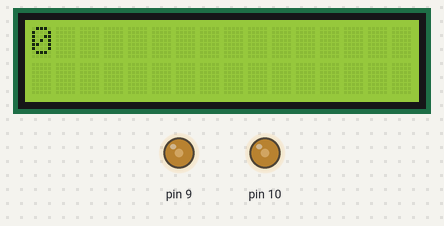
Simulated run of this sketch. Board: Arduino Uno, built with avr-gcc and run on an emulated ATmega328P. Shown: 16×2 character LCD, output pins drawn as LEDs (lit = HIGH).

Above: at 5.1 s.
At 10.1 s:
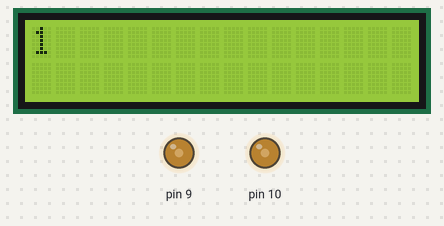
At 15.1 s:
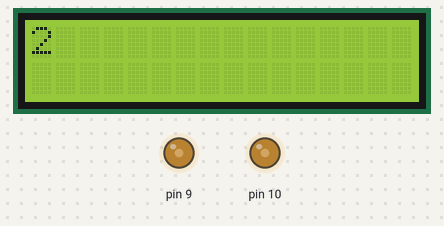
At 20.1 s:
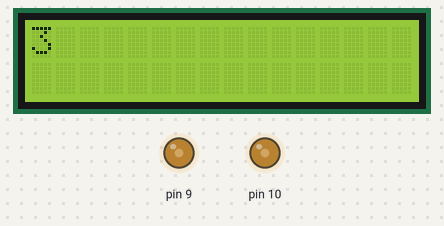
At 25.1 s:
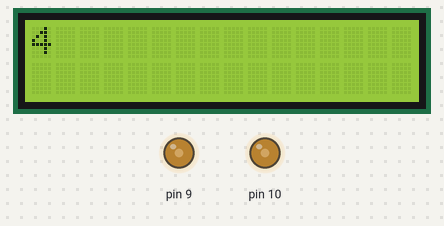

The sketch:

clock_test.ino
```cpp
#include <LiquidCrystal.h>
#include "Timer.h"
Timer t;
int i = 0;
const int rs = 12, en = 11, d4 = 5, d5 = 4, d6 = 3, d7 = 2;
LiquidCrystal lcd(rs, en, d4, d5, d6, d7);

void setup() {
  // put your setup code here, to run once:
  lcd.begin(16,2);
  lcd.setCursor(0,0);
  t.every(5000,call,5);
  analogWrite(9,100);
analogWrite(10,100);

}

void loop() {
  // put your main code here, to run repeatedly:
t.update();
}

void call(){
  lcd.setCursor(0,0);
  lcd.print(i++);
}
```

Measured:
- what the display in image 0 shows lasts 5.0 s, from 5.1 s to 10.1 s
